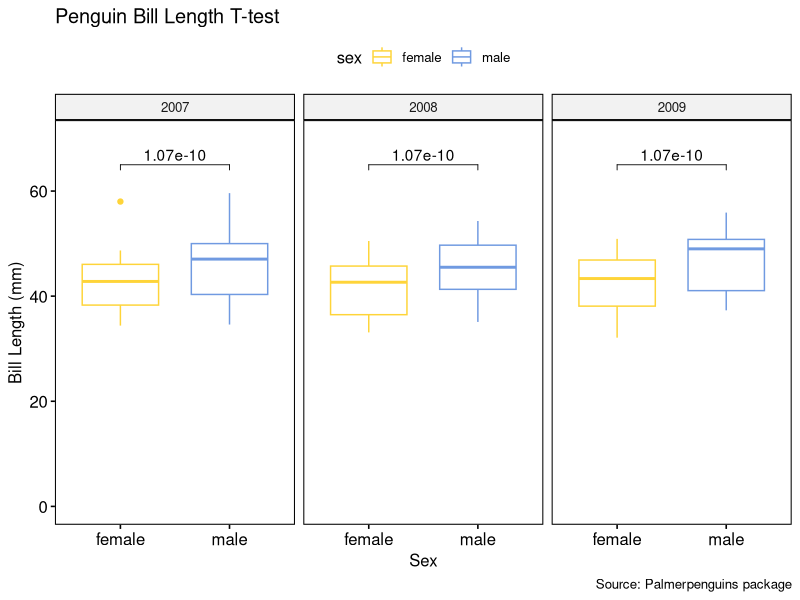
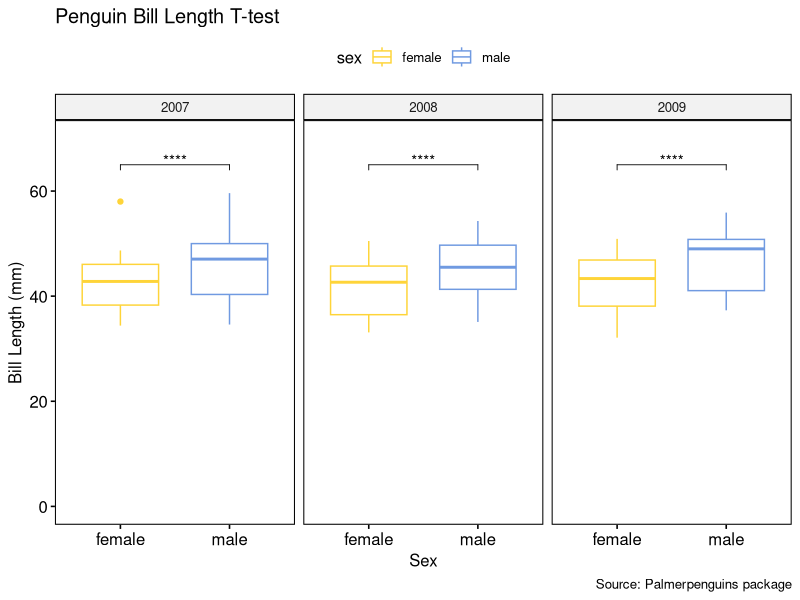
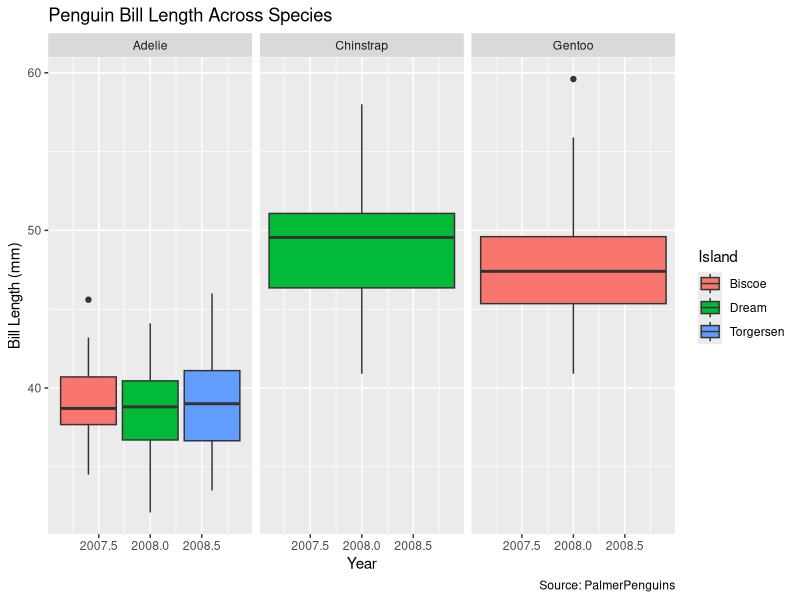
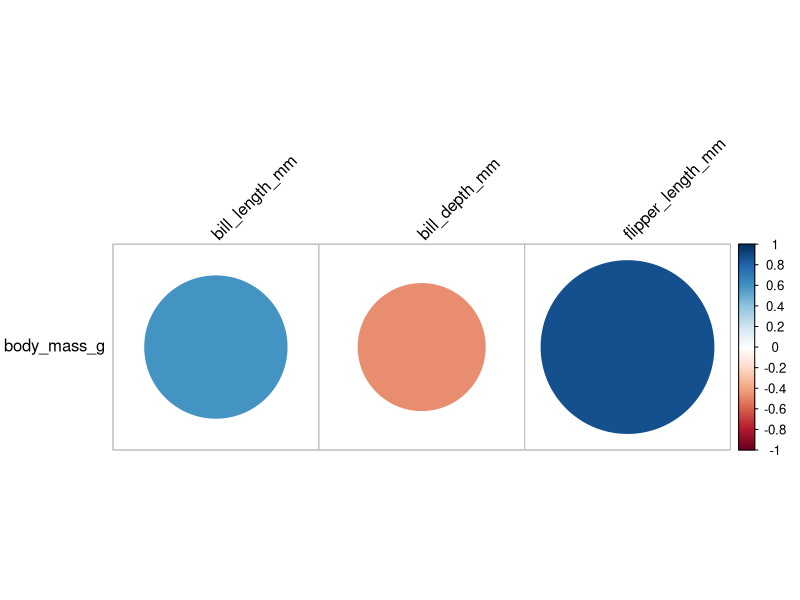

Generate these figures, in order, with R:
## ---- chunk 1
knitr::opts_chunk$set(echo = TRUE, message = FALSE, warning = FALSE, fig.path = "../Output/")
## ---- chunk 2
library(tidyverse)
library(rstatix)
library(here)
library(ggplot2)
library(palmerpenguins)
library(ggpubr)
## ---- chunk 3
#Full summary statistics
fullsum_penguins <- penguins %>% 
  get_summary_stats(year)
fullsum_penguins

#Grouped data summary statistics ; showing only common summary
groupsum_penguins <- penguins %>% 
  group_by(bill_length_mm, bill_depth_mm) %>% 
  get_summary_stats(year, type = "common")
groupsum_penguins

#Robust summary statistics
robustsum_penguins <- penguins %>% 
  get_summary_stats(year, type = "robust")
robustsum_penguins
#Summary statistics of only the mean and sd
meansdsum_penguins <- penguins %>% 
  get_summary_stats(year, type = "mean_sd")
meansdsum_penguins
## ---- chunk 4
#Outlier of palmer penguin data for bill length (mm) 
outliers1 <- penguins %>%
  group_by(species)%>%
  identify_outliers(bill_length_mm)
view(outliers1)

#Outlier of palmer penguin data for bill depth (mm)
outliers2 <- penguins %>%
  group_by(species)%>%
  identify_outliers(bill_depth_mm)
view(outliers2)
## ---- chunk 5
#Shapiro test function
normality <- penguins %>%
  group_by(species) %>%
  shapiro_test(bill_length_mm, bill_depth_mm, body_mass_g, flipper_length_mm)
view(normality)

## ---- chunk 6
## one-sample t-test
t_test1 <- penguins %>% 
  t_test(bill_length_mm ~ 1, mu = 0)
view(t_test1)

## two-samples paired t_test
t_test2 <- penguins %>% 
  t_test(bill_length_mm ~ sex) 
view(t_test2)

## How would you compute an unpaired t-test? Discuss with your neighbor
## ---- chunk 7
## First we need to install load the ggpubr package
## Next step is to remove any unwanted NAs from data and plot, so we need to have a clean data set
penguins_clean1 <- penguins %>% 
  drop_na(sex)  ### dropping NAs from the sex column ###
view(penguins_clean1)

## t-test plot with brackets
ggboxplot(penguins_clean1, x = "sex", y = "bill_length_mm", 
          color = "sex", palette = "simpsons", 
          facet.by = "year", ylim = c(0,70)) +
  stat_pvalue_manual(t_test2, label = "p", y.position = 65) + 
  labs(title = "Penguin Bill Length T-test", 
       x = "Sex", y = "Bill Length (mm)", 
       caption = "Source: Palmerpenguins package")
  ### to remove brackets, use "remove.bracket = TRUE" within the stat_pvalue_manual function
## ---- chunk 8
## t-test plot that shows significance 
ggboxplot(penguins_clean1, x = "sex", y = "bill_length_mm", 
          color = "sex", palette = "simpsons", 
          facet.by = "year", ylim = c(0,70)) +
  stat_pvalue_manual(t_test2, label = "p.adj.signif", y.position = 65) +
  labs(title = "Penguin Bill Length T-test", 
       x = "Sex", y = "Bill Length (mm)", 
       caption = "Source: Palmerpenguins package")
  ### changes label from "p" to "p.adj.signif" ###
## ---- chunk 9
penguin_clean <- penguins %>% 
  drop_na()

#t-test effect size for one sample
effect_one <- penguins %>% 
  cohens_d(bill_length_mm ~ 1, mu = 0)
effect_one

#T-test effect size for two independent samples
effect_two <-penguin_clean %>% 
  cohens_d(bill_length_mm ~ sex, var.equal = TRUE) 
effect_two
## ---- chunk 10
#for ANOVA testing, it is best to not have any NAs in the data
penguins_clean <- penguins %>%
  drop_na() 

#one-way ANOVA
#variable: bill length
#can get anova table in the console by using get_anova_table
#objecting the test helps to open the anova table in a new tab
one_way_pens <-penguins_clean %>%
  anova_test(year ~ bill_length_mm)
get_anova_table(one_way_pens, correction = "none")

#correction is used only in repeated measures and it refers to the degrees of freedom reported for the within-subject factors


#grouped one-way ANOVA
#grouping by species
group_anova <- penguins_clean %>%
  group_by(species) %>%
  anova_test(year ~ bill_length_mm)
get_anova_table(group_anova)


#two-way ANOVA
#two variables: bill length and depth
two_way_pens <- penguins_clean %>%
  anova_test(year ~ bill_length_mm*bill_depth_mm)
get_anova_table(two_way_pens, correction = "none")


#grouped two-way ANOVA
group_twopens <- penguins_clean %>%
  group_by(species) %>%
  anova_test(year ~ bill_length_mm*bill_depth_mm)
get_anova_table(group_twopens)
## ---- chunk 11
ggplot() +
  geom_boxplot(penguins_clean, mapping = aes(x = year, y = bill_length_mm, fill = island )) +
  facet_wrap(~species) +
  labs(title = "Penguin Bill Length Across Species",
       x = "Year",
       y = "Bill Length (mm)",
       fill = "Island",
       caption = "Source: PalmerPenguins") 
## ---- chunk 12
#again using a dataset where we dropped the NAs -> penguins_clean

corpens <-penguins_clean %>%
  cor_test(bill_length_mm, method = "pearson")
view(corpens)

#can group by species
corgroup <- penguins_clean %>%
  group_by(species) %>%
  cor_test(bill_length_mm, bill_depth_mm, method = "pearson")
view(corgroup)

## ---- chunk 13
data <- penguins_clean %>%
  select(species, bill_length_mm, bill_depth_mm, flipper_length_mm, body_mass_g)
view(data)

cordata <- data %>% cor_test(body_mass_g, method = "pearson")
cordata

#creating a correlation matrix
cormatpens <- data %>% 
  cor_mat(body_mass_g, method = "pearson") %>%
  cor_plot()
view(cormatpens)
